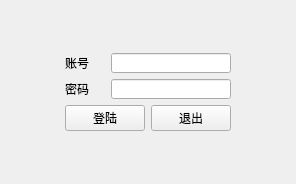
<?xml version="1.0" encoding="UTF-8"?>
<ui version="4.0">
 <class>MainWindow</class>
 <widget class="QMainWindow" name="MainWindow">
  <property name="windowModality">
   <enum>Qt::NonModal</enum>
  </property>
  <property name="enabled">
   <bool>true</bool>
  </property>
  <property name="geometry">
   <rect>
    <x>0</x>
    <y>0</y>
    <width>296</width>
    <height>184</height>
   </rect>
  </property>
  <property name="windowTitle">
   <string>MainWindow</string>
  </property>
  <property name="dockOptions">
   <set>QMainWindow::AllowTabbedDocks|QMainWindow::AnimatedDocks</set>
  </property>
  <widget class="QWidget" name="centralWidget">
   <layout class="QGridLayout" name="gridLayout">
    <item row="1" column="0">
     <spacer name="horizontalSpacer_3">
      <property name="orientation">
       <enum>Qt::Horizontal</enum>
      </property>
      <property name="sizeHint" stdset="0">
       <size>
        <width>40</width>
        <height>20</height>
       </size>
      </property>
     </spacer>
    </item>
    <item row="1" column="1">
     <layout class="QVBoxLayout" name="verticalLayout">
      <item>
       <layout class="QHBoxLayout" name="horizontalLayout">
        <item>
         <widget class="QLabel" name="label">
          <property name="text">
           <string>账号</string>
          </property>
         </widget>
        </item>
        <item>
         <widget class="QLineEdit" name="lineEdit">
          <property name="maximumSize">
           <size>
            <width>120</width>
            <height>20</height>
           </size>
          </property>
         </widget>
        </item>
       </layout>
      </item>
      <item>
       <layout class="QHBoxLayout" name="horizontalLayout_2">
        <item>
         <widget class="QLabel" name="label_2">
          <property name="text">
           <string>密码</string>
          </property>
         </widget>
        </item>
        <item>
         <widget class="QLineEdit" name="lineEdit_2">
          <property name="maximumSize">
           <size>
            <width>120</width>
            <height>20</height>
           </size>
          </property>
         </widget>
        </item>
       </layout>
      </item>
      <item>
       <layout class="QHBoxLayout" name="horizontalLayout_3">
        <item>
         <widget class="QPushButton" name="pushButtonLogin">
          <property name="text">
           <string>登陆</string>
          </property>
         </widget>
        </item>
        <item>
         <widget class="QPushButton" name="pushButtonQuit">
          <property name="text">
           <string>退出</string>
          </property>
         </widget>
        </item>
       </layout>
      </item>
     </layout>
    </item>
    <item row="0" column="1">
     <spacer name="verticalSpacer">
      <property name="orientation">
       <enum>Qt::Vertical</enum>
      </property>
      <property name="sizeHint" stdset="0">
       <size>
        <width>20</width>
        <height>40</height>
       </size>
      </property>
     </spacer>
    </item>
    <item row="1" column="2">
     <spacer name="horizontalSpacer_4">
      <property name="orientation">
       <enum>Qt::Horizontal</enum>
      </property>
      <property name="sizeHint" stdset="0">
       <size>
        <width>40</width>
        <height>20</height>
       </size>
      </property>
     </spacer>
    </item>
    <item row="2" column="1">
     <spacer name="verticalSpacer_2">
      <property name="orientation">
       <enum>Qt::Vertical</enum>
      </property>
      <property name="sizeHint" stdset="0">
       <size>
        <width>20</width>
        <height>40</height>
       </size>
      </property>
     </spacer>
    </item>
   </layout>
  </widget>
 </widget>
 <layoutdefault spacing="6" margin="11"/>
 <resources/>
 <connections/>
</ui>
